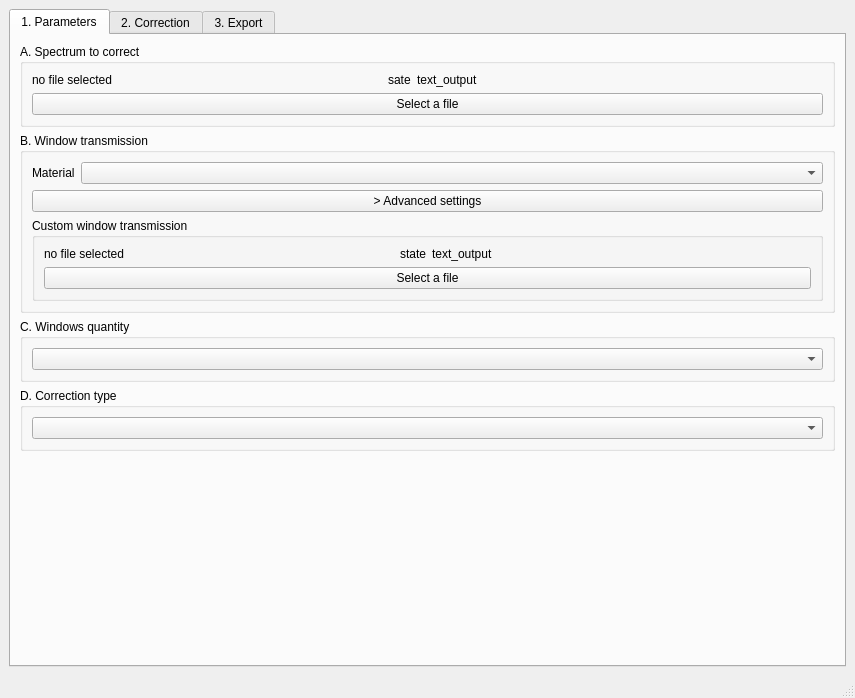
<?xml version="1.0" encoding="UTF-8"?>
<ui version="4.0">
 <class>MainWindow</class>
 <widget class="QMainWindow" name="MainWindow">
  <property name="geometry">
   <rect>
    <x>0</x>
    <y>0</y>
    <width>855</width>
    <height>698</height>
   </rect>
  </property>
  <property name="windowTitle">
   <string>MainWindow</string>
  </property>
  <widget class="QWidget" name="centralwidget">
   <layout class="QVBoxLayout" name="verticalLayout_8">
    <item>
     <widget class="QTabWidget" name="tabWidget">
      <property name="currentIndex">
       <number>0</number>
      </property>
      <widget class="QWidget" name="tab_1">
       <attribute name="title">
        <string>1. Parameters</string>
       </attribute>
       <layout class="QVBoxLayout" name="verticalLayout_10">
        <item>
         <layout class="QVBoxLayout" name="verticalLayout_7">
          <item>
           <widget class="QGroupBox" name="groupBox">
            <property name="title">
             <string>A. Spectrum to correct</string>
            </property>
            <property name="checkable">
             <bool>false</bool>
            </property>
            <layout class="QVBoxLayout" name="verticalLayout_2">
             <item>
              <layout class="QGridLayout" name="gridLayout">
               <item row="0" column="0">
                <widget class="QLabel" name="spectrum_label">
                 <property name="sizePolicy">
                  <sizepolicy hsizetype="Minimum" vsizetype="Preferred">
                   <horstretch>0</horstretch>
                   <verstretch>0</verstretch>
                  </sizepolicy>
                 </property>
                 <property name="minimumSize">
                  <size>
                   <width>350</width>
                   <height>0</height>
                  </size>
                 </property>
                 <property name="text">
                  <string>no file selected</string>
                 </property>
                </widget>
               </item>
               <item row="0" column="1">
                <widget class="QLabel" name="spectrum_state">
                 <property name="sizePolicy">
                  <sizepolicy hsizetype="Minimum" vsizetype="Preferred">
                   <horstretch>0</horstretch>
                   <verstretch>0</verstretch>
                  </sizepolicy>
                 </property>
                 <property name="text">
                  <string>sate</string>
                 </property>
                </widget>
               </item>
               <item row="0" column="2">
                <widget class="QLabel" name="spectrum_text_output">
                 <property name="sizePolicy">
                  <sizepolicy hsizetype="MinimumExpanding" vsizetype="Preferred">
                   <horstretch>0</horstretch>
                   <verstretch>0</verstretch>
                  </sizepolicy>
                 </property>
                 <property name="minimumSize">
                  <size>
                   <width>0</width>
                   <height>0</height>
                  </size>
                 </property>
                 <property name="text">
                  <string>text_output</string>
                 </property>
                </widget>
               </item>
              </layout>
             </item>
             <item>
              <widget class="QPushButton" name="spectrum_select">
               <property name="minimumSize">
                <size>
                 <width>160</width>
                 <height>0</height>
                </size>
               </property>
               <property name="baseSize">
                <size>
                 <width>0</width>
                 <height>0</height>
                </size>
               </property>
               <property name="text">
                <string>Select a file</string>
               </property>
              </widget>
             </item>
            </layout>
           </widget>
          </item>
          <item>
           <widget class="QGroupBox" name="groupBox_3">
            <property name="title">
             <string>B. Window transmission</string>
            </property>
            <layout class="QVBoxLayout" name="verticalLayout_4">
             <item>
              <layout class="QGridLayout" name="gridLayout_4">
               <item row="0" column="0">
                <widget class="QLabel" name="label_2">
                 <property name="text">
                  <string>Material</string>
                 </property>
                </widget>
               </item>
               <item row="0" column="1">
                <widget class="QComboBox" name="transmission_preset">
                 <property name="sizePolicy">
                  <sizepolicy hsizetype="MinimumExpanding" vsizetype="Fixed">
                   <horstretch>0</horstretch>
                   <verstretch>0</verstretch>
                  </sizepolicy>
                 </property>
                </widget>
               </item>
              </layout>
             </item>
             <item>
              <widget class="QPushButton" name="advanced_settings_toggle">
               <property name="text">
                <string>&gt; Advanced settings</string>
               </property>
              </widget>
             </item>
             <item>
              <widget class="QGroupBox" name="custome_transmission_container">
               <property name="title">
                <string>Custom window transmission</string>
               </property>
               <layout class="QVBoxLayout" name="verticalLayout_3">
                <item>
                 <layout class="QGridLayout" name="gridLayout_2">
                  <item row="0" column="2">
                   <widget class="QLabel" name="transmission_text_output">
                    <property name="sizePolicy">
                     <sizepolicy hsizetype="MinimumExpanding" vsizetype="Preferred">
                      <horstretch>0</horstretch>
                      <verstretch>0</verstretch>
                     </sizepolicy>
                    </property>
                    <property name="minimumSize">
                     <size>
                      <width>0</width>
                      <height>0</height>
                     </size>
                    </property>
                    <property name="text">
                     <string>text_output</string>
                    </property>
                   </widget>
                  </item>
                  <item row="0" column="1">
                   <widget class="QLabel" name="transmission_state">
                    <property name="sizePolicy">
                     <sizepolicy hsizetype="Minimum" vsizetype="Preferred">
                      <horstretch>0</horstretch>
                      <verstretch>0</verstretch>
                     </sizepolicy>
                    </property>
                    <property name="text">
                     <string>state</string>
                    </property>
                   </widget>
                  </item>
                  <item row="0" column="0">
                   <widget class="QLabel" name="transmission_label">
                    <property name="sizePolicy">
                     <sizepolicy hsizetype="Minimum" vsizetype="Preferred">
                      <horstretch>0</horstretch>
                      <verstretch>0</verstretch>
                     </sizepolicy>
                    </property>
                    <property name="minimumSize">
                     <size>
                      <width>350</width>
                      <height>0</height>
                     </size>
                    </property>
                    <property name="text">
                     <string>no file selected</string>
                    </property>
                   </widget>
                  </item>
                 </layout>
                </item>
                <item>
                 <widget class="QPushButton" name="transmission_select">
                  <property name="minimumSize">
                   <size>
                    <width>0</width>
                    <height>0</height>
                   </size>
                  </property>
                  <property name="text">
                   <string>Select a file</string>
                  </property>
                 </widget>
                </item>
               </layout>
              </widget>
             </item>
            </layout>
           </widget>
          </item>
          <item>
           <widget class="QGroupBox" name="groupBox_4">
            <property name="title">
             <string>C. Windows quantity</string>
            </property>
            <layout class="QVBoxLayout" name="verticalLayout_5">
             <item>
              <widget class="QComboBox" name="windows_quantity">
               <property name="minimumSize">
                <size>
                 <width>0</width>
                 <height>0</height>
                </size>
               </property>
              </widget>
             </item>
            </layout>
           </widget>
          </item>
          <item>
           <widget class="QGroupBox" name="groupBox_5">
            <property name="minimumSize">
             <size>
              <width>200</width>
              <height>0</height>
             </size>
            </property>
            <property name="title">
             <string>D. Correction type</string>
            </property>
            <layout class="QVBoxLayout" name="verticalLayout_6">
             <item>
              <widget class="QComboBox" name="correction_type"/>
             </item>
            </layout>
           </widget>
          </item>
          <item>
           <spacer name="verticalSpacer">
            <property name="orientation">
             <enum>Qt::Vertical</enum>
            </property>
            <property name="sizeHint" stdset="0">
             <size>
              <width>20</width>
              <height>40</height>
             </size>
            </property>
           </spacer>
          </item>
         </layout>
        </item>
       </layout>
      </widget>
      <widget class="QWidget" name="tab_2">
       <attribute name="title">
        <string>2. Correction</string>
       </attribute>
       <layout class="QVBoxLayout" name="verticalLayout">
        <item>
         <layout class="QHBoxLayout" name="horizontalLayout_3">
          <item>
           <widget class="QPushButton" name="correction_calc">
            <property name="minimumSize">
             <size>
              <width>200</width>
              <height>0</height>
             </size>
            </property>
            <property name="maximumSize">
             <size>
              <width>16777215</width>
              <height>16777215</height>
             </size>
            </property>
            <property name="text">
             <string>Calculate correction</string>
            </property>
           </widget>
          </item>
          <item>
           <widget class="QLabel" name="correction_state">
            <property name="sizePolicy">
             <sizepolicy hsizetype="Minimum" vsizetype="Preferred">
              <horstretch>0</horstretch>
              <verstretch>0</verstretch>
             </sizepolicy>
            </property>
            <property name="minimumSize">
             <size>
              <width>24</width>
              <height>0</height>
             </size>
            </property>
            <property name="maximumSize">
             <size>
              <width>24</width>
              <height>16777215</height>
             </size>
            </property>
            <property name="text">
             <string>state</string>
            </property>
           </widget>
          </item>
          <item>
           <widget class="QLabel" name="correction_text_output">
            <property name="sizePolicy">
             <sizepolicy hsizetype="MinimumExpanding" vsizetype="Preferred">
              <horstretch>0</horstretch>
              <verstretch>0</verstretch>
             </sizepolicy>
            </property>
            <property name="text">
             <string>text output</string>
            </property>
           </widget>
          </item>
         </layout>
        </item>
        <item>
         <widget class="QLabel" name="label_3">
          <property name="minimumSize">
           <size>
            <width>0</width>
            <height>20</height>
           </size>
          </property>
          <property name="text">
           <string/>
          </property>
         </widget>
        </item>
        <item>
         <layout class="QGridLayout" name="gridLayout_5">
          <item row="0" column="0">
           <widget class="QComboBox" name="graph_plot_options"/>
          </item>
          <item row="1" column="0">
           <widget class="PlotWidget" name="graphWidget" native="true">
            <property name="sizePolicy">
             <sizepolicy hsizetype="Preferred" vsizetype="MinimumExpanding">
              <horstretch>0</horstretch>
              <verstretch>0</verstretch>
             </sizepolicy>
            </property>
            <property name="minimumSize">
             <size>
              <width>0</width>
              <height>500</height>
             </size>
            </property>
           </widget>
          </item>
         </layout>
        </item>
       </layout>
      </widget>
      <widget class="QWidget" name="tab_3">
       <attribute name="title">
        <string>3. Export</string>
       </attribute>
       <layout class="QVBoxLayout" name="verticalLayout_9">
        <item>
         <layout class="QHBoxLayout" name="horizontalLayout_4">
          <item>
           <widget class="QPushButton" name="export_btn">
            <property name="minimumSize">
             <size>
              <width>200</width>
              <height>0</height>
             </size>
            </property>
            <property name="maximumSize">
             <size>
              <width>16777215</width>
              <height>16777215</height>
             </size>
            </property>
            <property name="text">
             <string>Export</string>
            </property>
           </widget>
          </item>
          <item>
           <widget class="QLabel" name="export_state">
            <property name="sizePolicy">
             <sizepolicy hsizetype="Minimum" vsizetype="Preferred">
              <horstretch>0</horstretch>
              <verstretch>0</verstretch>
             </sizepolicy>
            </property>
            <property name="text">
             <string>state</string>
            </property>
           </widget>
          </item>
          <item>
           <widget class="QLabel" name="export_text_output">
            <property name="sizePolicy">
             <sizepolicy hsizetype="MinimumExpanding" vsizetype="Preferred">
              <horstretch>0</horstretch>
              <verstretch>0</verstretch>
             </sizepolicy>
            </property>
            <property name="text">
             <string>text output</string>
            </property>
           </widget>
          </item>
         </layout>
        </item>
        <item>
         <spacer name="verticalSpacer_2">
          <property name="orientation">
           <enum>Qt::Vertical</enum>
          </property>
          <property name="sizeHint" stdset="0">
           <size>
            <width>20</width>
            <height>40</height>
           </size>
          </property>
         </spacer>
        </item>
       </layout>
      </widget>
     </widget>
    </item>
   </layout>
  </widget>
  <widget class="QMenuBar" name="menubar">
   <property name="geometry">
    <rect>
     <x>0</x>
     <y>0</y>
     <width>855</width>
     <height>21</height>
    </rect>
   </property>
  </widget>
  <widget class="QStatusBar" name="statusbar"/>
 </widget>
 <customwidgets>
  <customwidget>
   <class>PlotWidget</class>
   <extends>QWidget</extends>
   <header>pyqtgraph</header>
   <container>1</container>
  </customwidget>
 </customwidgets>
 <tabstops>
  <tabstop>tabWidget</tabstop>
  <tabstop>spectrum_select</tabstop>
  <tabstop>transmission_preset</tabstop>
  <tabstop>advanced_settings_toggle</tabstop>
  <tabstop>transmission_select</tabstop>
  <tabstop>windows_quantity</tabstop>
  <tabstop>correction_type</tabstop>
  <tabstop>correction_calc</tabstop>
  <tabstop>graph_plot_options</tabstop>
  <tabstop>export_btn</tabstop>
 </tabstops>
 <resources/>
 <connections/>
</ui>
